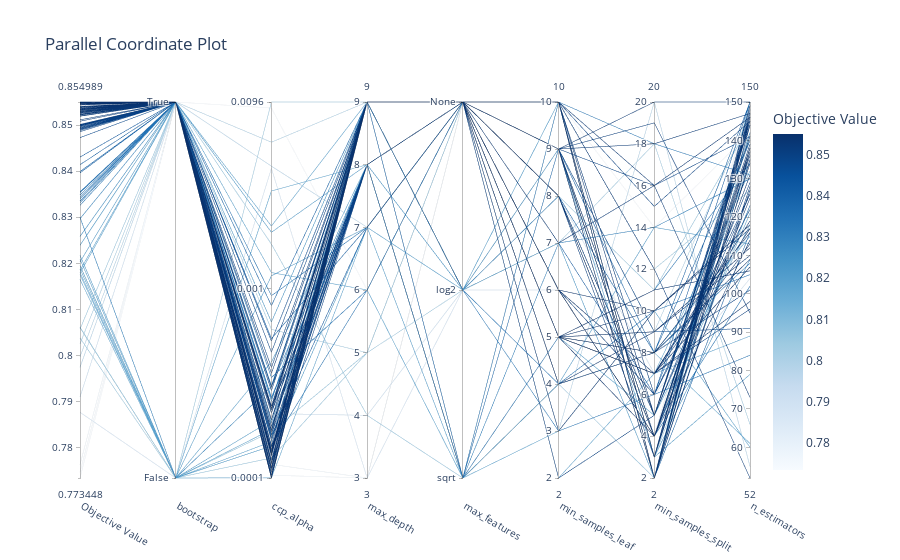

Source (notebook cell):
### Code cell
optuna.visualization.plot_parallel_coordinate(study_rf)
